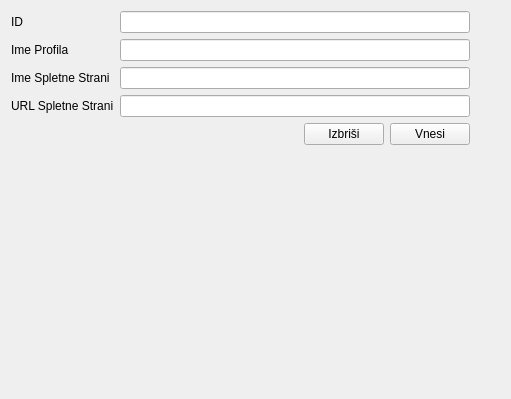
<?xml version="1.0" encoding="UTF-8"?>
<ui version="4.0">
 <class>add_profile</class>
 <widget class="QWidget" name="add_profile">
  <property name="geometry">
   <rect>
    <x>0</x>
    <y>0</y>
    <width>511</width>
    <height>399</height>
   </rect>
  </property>
  <property name="windowTitle">
   <string>Form</string>
  </property>
  <layout class="QHBoxLayout" name="horizontalLayout">
   <item>
    <layout class="QVBoxLayout" name="verticalLayout">
     <item>
      <layout class="QFormLayout" name="formLayout">
       <item row="3" column="0">
        <widget class="QLabel" name="label_3">
         <property name="text">
          <string>URL Spletne Strani</string>
         </property>
        </widget>
       </item>
       <item row="2" column="0">
        <widget class="QLabel" name="label_2">
         <property name="text">
          <string>Ime Spletne Strani</string>
         </property>
        </widget>
       </item>
       <item row="1" column="0">
        <widget class="QLabel" name="label">
         <property name="text">
          <string>Ime Profila</string>
         </property>
        </widget>
       </item>
       <item row="1" column="1">
        <widget class="QLineEdit" name="txt_profile_name"/>
       </item>
       <item row="2" column="1">
        <widget class="QLineEdit" name="txt_page_title"/>
       </item>
       <item row="3" column="1">
        <widget class="QLineEdit" name="txt_page_url">
         <property name="minimumSize">
          <size>
           <width>350</width>
           <height>0</height>
          </size>
         </property>
        </widget>
       </item>
       <item row="0" column="0">
        <widget class="QLabel" name="label_4">
         <property name="text">
          <string>ID</string>
         </property>
        </widget>
       </item>
       <item row="0" column="1">
        <widget class="QLineEdit" name="txt_profile_id"/>
       </item>
      </layout>
     </item>
     <item>
      <layout class="QHBoxLayout" name="horizontalLayout_2">
       <item>
        <spacer name="horizontalSpacer_2">
         <property name="orientation">
          <enum>Qt::Horizontal</enum>
         </property>
         <property name="sizeHint" stdset="0">
          <size>
           <width>40</width>
           <height>20</height>
          </size>
         </property>
        </spacer>
       </item>
       <item>
        <widget class="QPushButton" name="btn_delete">
         <property name="text">
          <string>Izbriši</string>
         </property>
        </widget>
       </item>
       <item>
        <widget class="QPushButton" name="btn_save">
         <property name="text">
          <string>Vnesi</string>
         </property>
        </widget>
       </item>
      </layout>
     </item>
     <item>
      <spacer name="verticalSpacer">
       <property name="orientation">
        <enum>Qt::Vertical</enum>
       </property>
       <property name="sizeHint" stdset="0">
        <size>
         <width>20</width>
         <height>40</height>
        </size>
       </property>
      </spacer>
     </item>
    </layout>
   </item>
   <item>
    <spacer name="horizontalSpacer">
     <property name="orientation">
      <enum>Qt::Horizontal</enum>
     </property>
     <property name="sizeHint" stdset="0">
      <size>
       <width>40</width>
       <height>20</height>
      </size>
     </property>
    </spacer>
   </item>
  </layout>
 </widget>
 <tabstops>
  <tabstop>txt_profile_id</tabstop>
  <tabstop>txt_profile_name</tabstop>
  <tabstop>txt_page_title</tabstop>
  <tabstop>txt_page_url</tabstop>
  <tabstop>btn_save</tabstop>
 </tabstops>
 <resources/>
 <connections/>
</ui>
